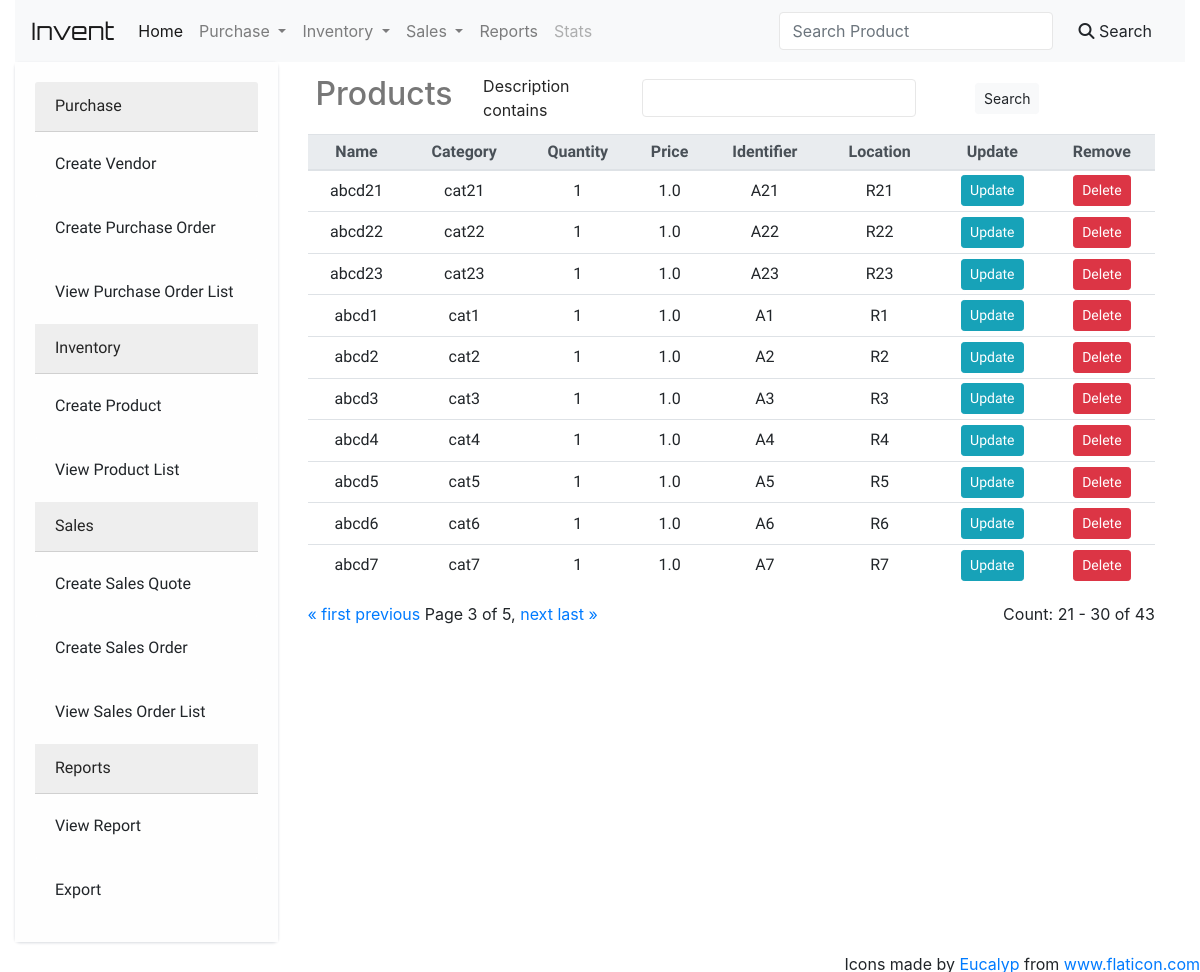
Before: /products/?page=3 with the older database file.
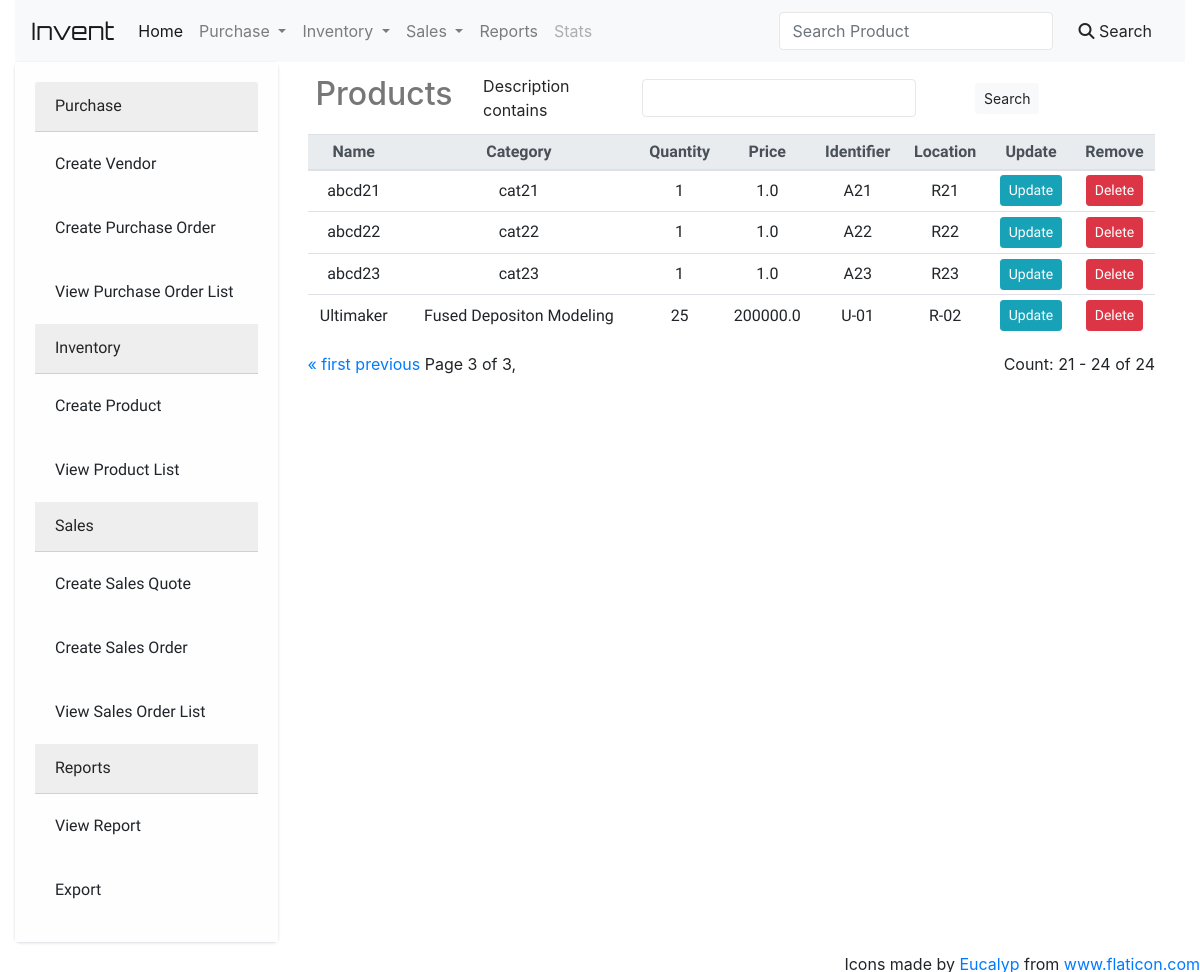
After: the same page with the newer database file.
### InvManage/models.py (models this page shows, shortened)
class Product(models.Model):
    name = models.CharField(max_length=100)
    category = models.CharField(max_length=100)
    item_type = models.CharField(max_length=100)
    description = models.TextField(null=True, blank=True)
    price = models.FloatField(null=True,blank=True)
    quantity = models.IntegerField(default=0,null=True)
    identifier = models.CharField(max_length=30,blank=False, null=True)
    location = models.CharField(max_length=100,blank=False, null=True)
    length = models.FloatField(null=True,blank=True)
    width = models.FloatField(null=True,blank=True)
    height = models.FloatField(null=True,blank=True)
    weight = models.FloatField(null=True,blank=True)
    discount = models.IntegerField(default=0)
    image = models.ImageField(blank=True,upload_to='images/')
    barcode = models.CharField(max_length=100,null=True,blank=True)
    expiry = models.DateTimeField(null=True, blank=True)

### InvManage/views.py (the view)
# urls.py: path('products/',products_view, name='products'),
def products_view(request):
	products = Product.objects.all()
	myFilter = ProductFilter(request.GET, queryset=products)
	products = myFilter.qs
	number_of_products = len(products)
	paginator = Paginator(products,10)
	page_number = request.GET.get('page')
	page_obj = paginator.get_page(page_number)
	return render(request, 'display/products.html',{'page_obj':page_obj,'myFilter':myFilter, 'n_prod': number_of_products})

### InvManage/templatetags/template_helpers.py (called while the page is built)
@register.simple_tag
def relative_url(value, field_name, urlencode=None):
    url = '?{}={}'.format(field_name, value)
    if urlencode:
        querystring = urlencode.split('&')
        filtered_querystring = filter(lambda p: p.split('=')[0] != field_name, querystring)
        encoded_querystring = '&'.join(filtered_querystring)
        url = '{}&{}'.format(url, encoded_querystring)
    return url

### InvManage/templates/display/products.html (shortened to what this page needs)
{% extends 'base.html' %}
{% load template_helpers %}
{% block title %}
  <div class="m-2">
    <div class="d-flex align-items-center row">
        <div class="col-sm-2">
          <h2 style="color: #777777;">Products</h2>
        </div>
        <div class="col-sm-10">
          <form class="form-inline" id="productsFilterForm" action="" method="GET">
              <div class="col-sm-9">
              {% for field in myFilter.form %}
                <div class="form-group form-row m-1">
                    <div class="col-sm-4">
                        <label>{{ field.label }}</label>
                    </div>
                    <div class="col-sm-8">
                        {{ field }}
                    </div>
                </div>
              </div>
                {% endfor %}
                  <button class="btn btn-sm btn-light" type="submit">Search</button>
          </form>
        </div>
    </div>
  </div>
{% endblock title %}
{% block contents %}
    <table class="table table-sm">
        <thead class="thead-light">
        <tr>
            <th scope="col">Name</th>
            <th scope="col">Category</th>
            <th scope="col">Quantity</th>
            <th scope="col">Price</th>
            <th scope="col">Identifier</th>
            <th scope="col">Location</th>
            <th scope="col">Update</th>
            <th scope="col">Remove</th>
        </tr>
        </thead>
        <tbody>
            {% for product in page_obj %}
            <tr>
                <td class="product_name">{{ product.name }}</td>
                <td>{{ product.category }}</td>
                <td>{{ product.quantity }}</td>
                <td>{{ product.price }}</td>
                <td>{{ product.identifier }}</td>
                <td>{{ product.location }}</td>
                <td><a href="{% url 'update_product' product.id %}" class="btn btn-sm btn-info">Update</a></td>
                <td><a href="" class="btn btn-sm btn-danger" data-toggle="modal" data-target="#delModal" data-prod_name="{{ product.name }}" data-prod_id="{{ product.id }}">Delete</a></td>
            </tr>
            {% endfor %}
        </tbody>
    </table>
    <div class="d-flex">
      <div class="pagination mr-auto">
        <span class="step-links">
          {% if page_obj.has_previous %}
            <a href="{% relative_url 1 'page' request.GET.urlencode %}">&laquo; first</a>
            <a href="{% relative_url page_obj.previous_page_number 'page' request.GET.urlencode %}">previous</a>
          {% endif %}
          <span class="current">
            Page {{ page_obj.number }} of {{ page_obj.paginator.num_pages }},
          </span>
          {% if page_obj.has_next %}
            <a href="{% relative_url page_obj.next_page_number 'page' request.GET.urlencode %}">next</a>
            <a href="{% relative_url page_obj.paginator.num_pages 'page' request.GET.urlencode %}">last &raquo;</a>
          {% endif %}
        </span>
      </div>
      <div>
        Count: {{ page_obj.start_index }} - {{ page_obj.end_index }} of {{ n_prod }}
      </div>
    </div>
{% endblock %}

Changed rows visible on the page:
removed Product: name "abcd1", category "cat1", quantity "1", price "1.0", identifier "A1", location "R1"
removed Product: name "abcd2", category "cat2", quantity "1", price "1.0", identifier "A2", location "R2"
removed Product: name "abcd3", category "cat3", quantity "1", price "1.0", identifier "A3", location "R3"
removed Product: name "abcd4", category "cat4", quantity "1", price "1.0", identifier "A4", location "R4"
removed Product: name "abcd5", category "cat5", quantity "1", price "1.0", identifier "A5", location "R5"
removed Product: name "abcd6", category "cat6", quantity "1", price "1.0", identifier "A6", location "R6"
removed Product: name "abcd7", category "cat7", quantity "1", price "1.0", identifier "A7", location "R7"
added Product: name "Ultimaker", category "Fused Depositon Modeling", quantity "25", price "200000.0", identifier "U-01", location "R-02"
Other visible differences:
{{ page_obj.paginator.num_pages }}: "5" → "3"
{{ page_obj.end_index }}: "30" → "24"
{{ n_prod }}: "43" → "24"
text no longer shown: "next last »"
